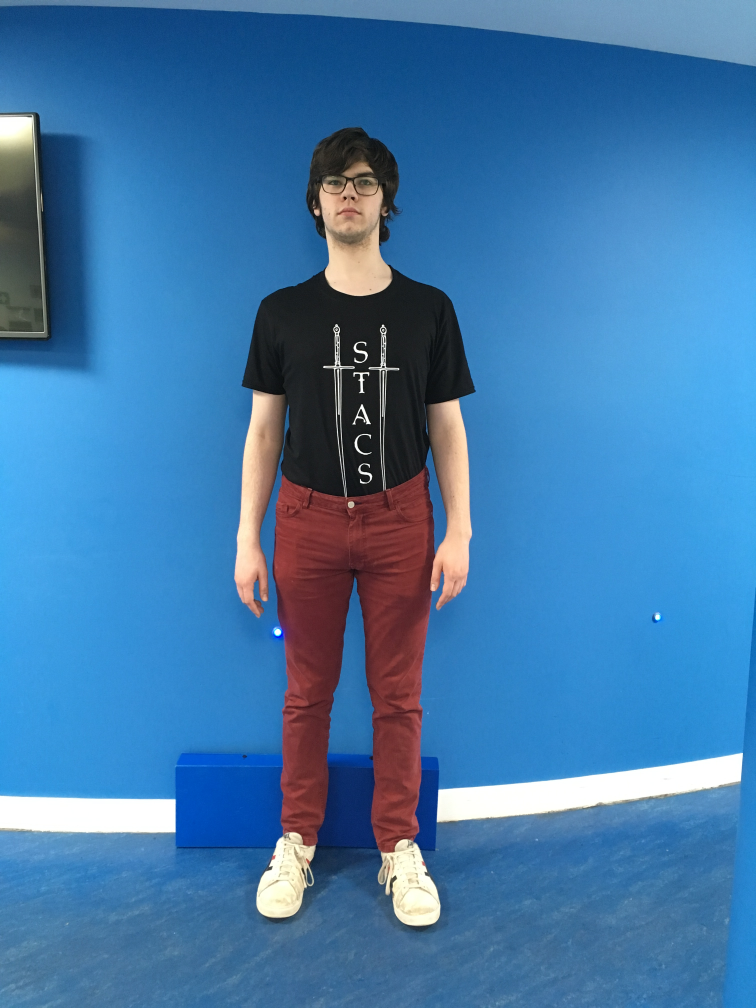
#> input picture raw_reference_images/ben_front6.JPG, 3024 x 4032 px (shown at 1/4 size)
$ python ai_measure.py
#> lines starting #> are read from the running program, lines starting #| are printed output that depends on the picture; after the words box and inside, x2 and y2 are one past the last pixel; in counts of white or black regions, pixels touching at a corner belong together
# import the necessary packages
import argparse
import cv2
import numpy as np
import signal
import json
import math

def box_area(x1, y1, x2,y2):
    return abs(y1-y2)*abs(x2-x1)

def make_measurements(frontpath, sidepath, name):
#> called with sidepath = '', name = 'Ben'
    img = cv2.imread(frontpath)
#> img is the input picture: shape (4032, 3024, 3); mean B, G, R 168.4, 119.9, 65.4

    scale_percent = 20  # percent of original size
    width = int(img.shape[1] * scale_percent / 100)
#> width = 604
    height = int(img.shape[0] * scale_percent / 100)
#> height = 806
    dim = (width, height)
#> dim = (604, 806)
    # resize image
    img = cv2.resize(img, dim, interpolation=cv2.INTER_AREA)
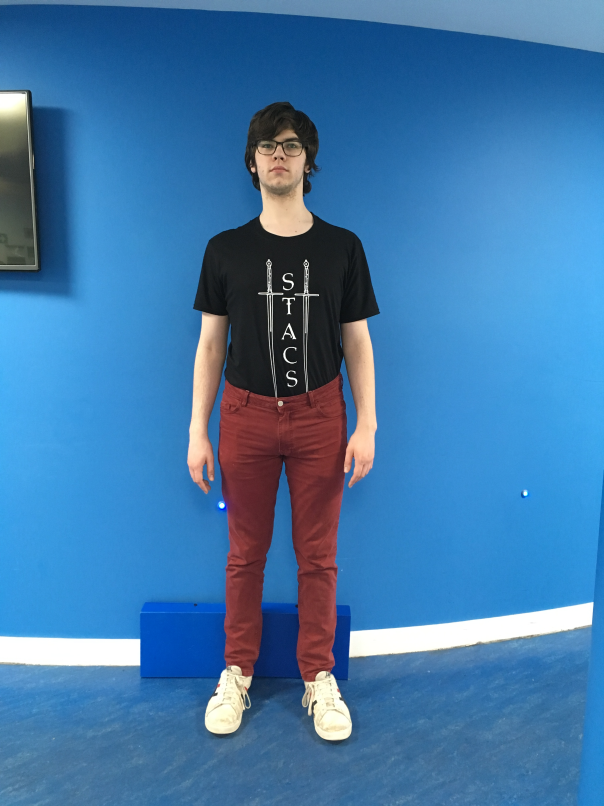
#> img: shape (806, 604, 3); mean B, G, R 168.4, 119.9, 65.4

    mask = make_mask(img)

    scale_percent = 20  # percent of original size
    width = int(mask.shape[1] * scale_percent / 100)
    height = int(mask.shape[0] * scale_percent / 100)
    print(str(width) + ", " + str(height))
    i = height
    while(i > 0):
        j = width
        while(mask[j, i] == 0):
            j -= 1
        cv2.circle(img, (j, i), 10, (0, 255-i, 0), 2)
        print("End: " + str(i) + ", " + str(j))

        show_progress(img)
        i-=1
    cv2.waitKey(0)

def make_mask(img):
    hog = cv2.HOGDescriptor()
    hog.setSVMDetector(cv2.HOGDescriptor_getDefaultPeopleDetector())


    show_progress(img)
    # cv2.waitKey(0)
    # ret,img = cv2.threshold(img,80,255,cv2.THRESH_BINARY)
    # cv2.waitKey(500)
    show_progress(img)

    boxes, weights = hog.detectMultiScale(img, winStride=(1, 1))
#> boxes = [[257, 506, 132, 264], [94, 45, 372, 744]]; weights = [0.32, 0.768]

    boxes = np.array([[x, y, x + w, y + h] for (x, y, w, h) in boxes])
#> boxes = [[257, 506, 389, 770], [94, 45, 466, 789]]

    largest_area = 0
    largest_index = 0
    curr_index = 0

    for (x1, y1, x2, y2) in boxes:
        if (box_area(x1, y1, x2, y2) > largest_area):
            largest_area = box_area(x1, y1, x2, y2)
            largest_index = curr_index
        curr_index += 1
#> this loop made 2 passes
#> (x1, y1, x2, y2, largest_area, largest_index, curr_index) on passes 1 to 2: (257, 506, 389, 770, 34848, 0, 1), (94, 45, 466, 789, 276768, 1, 2)
#> after the loop, curr_index = 2; largest_area = 276768; largest_index = 1

    print(boxes)
#| [[257 506 389 770]
#|  [ 94  45 466 789]]

    # for (xA, yA, xB, yB) in boxes:
    # display the detected boxes in the colour picture
    #   cv2.rectangle(img, (xA, yA), (xB, yB),(0, 255, 0), 2)

    # Get largest box
    x1 = boxes[largest_index][0]
#> x1 = 94
    y1 = boxes[largest_index][1]
#> y1 = 45
    x2 = boxes[largest_index][2]
#> x2 = 466
    y2 = boxes[largest_index][3]
#> y2 = 789

    show_progress(img)

    img = img[y1:y2, x1:x2]  # Crop based on largest box
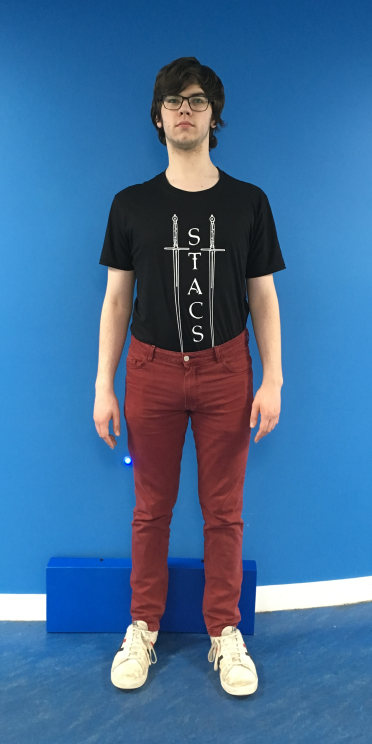
#> img: shape (744, 372, 3); mean B, G, R 151, 107.9, 65.4

    show_progress(img)
    # img[:, :, 0] = 0
    show_progress(img)

    # img = cv2.cvtColor(img, cv2.COLOR_RGB2GRAY)  # make greyscale

    height, width, other = img.shape
#> height = 744; width = 372; other = 3
    img = img[0:height, 0:int(width / 2)]
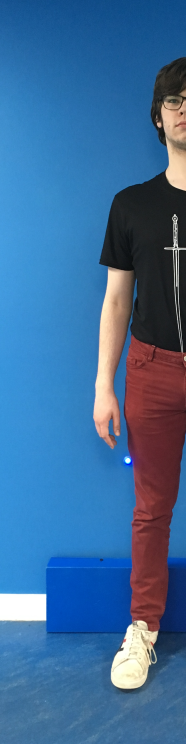
#> img: shape (744, 186, 3); mean B, G, R 153.3, 107.7, 62.2
    img = np.concatenate((img, np.fliplr(img)), 1)
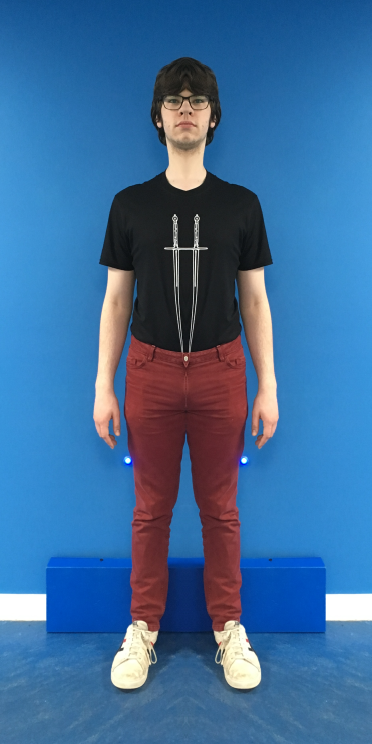
#> img: shape (744, 372, 3); mean B, G, R 153.3, 107.7, 62.2

    lower_blue = np.array([100, 0, 0])  ##[R value, G value, B value]
    upper_blue = np.array([255, 130, 110])
    mask = cv2.inRange(img, lower_blue, upper_blue)
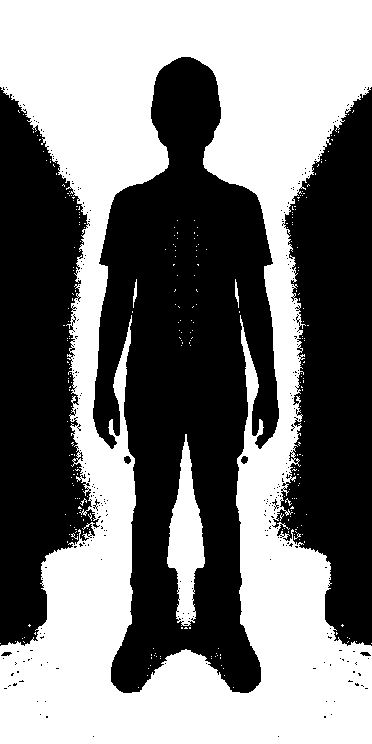
#> mask: shape (744, 372); 48.1% white; 277 white regions (273 under 20 px), largest, box (x1, y1, x2, y2) and area: (0, 0, 372, 744) 128752, (167, 434, 205, 626) 3762, (133, 279, 137, 308) 61, (235, 279, 239, 308) 61
    show_progress(mask)

    mask = mask[0:height, 0:int(width / 2)]
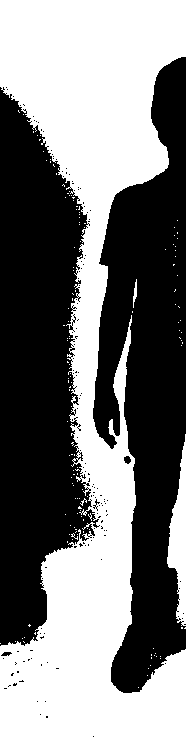
#> mask: shape (744, 186); 48.1% white; 140 white regions (137 under 20 px), largest, box (x1, y1, x2, y2) and area: (0, 0, 186, 744) 64376, (167, 434, 186, 626) 1881, (133, 279, 137, 308) 61
    # masked = cv2.line(masked, (int(width/2),0), (int(width/2), height), (255, 255, 255), thickness=5)
    # edges = cv2.bitwise_not(edges)
    return mask

def show_progress(img):
    cv2.imshow("Analysing...", img)

#make_measurements("../../raw_reference_images/carson_front1.JPG", "", "Carson")
make_measurements("../../raw_reference_images/ben_front6.JPG", "", "Ben")
#| 37, 148
#> after the loop in make_measurements, `while(i > 0):`:
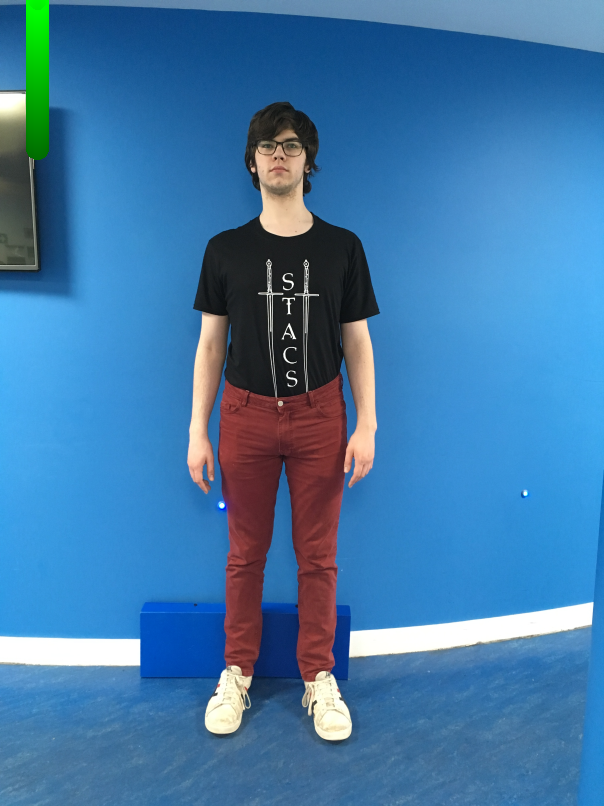
#> img: shape (806, 604, 3); 0.74% of pixels changed, all inside (x1, y1, x2, y2) = (26, 0, 49, 160)
#> after the loop in make_measurements, `while(i > 0):`: i = 0
#make_measurements("../../raw_reference_images/matthew_front1.JPG", "", "Matthew")


'''def rip():
    # img = cv2.rectangle(img, (0, height), (width, int(height / 13) * 11), (0, 0, 0), -1)

    # show_progress(img)
    # cv2.waitKey(0)

    edges = cv2.Canny(img, 100, 200)
    edges = cv2.dilate(edges, (8, 8), iterations=5)
    edges = cv2.filter2D(edges, -1, (20, 20))
    # show_progress(edges)
    # cv2.waitKey(0)

    contours, hierarchy = cv2.findContours(edges,
                                           cv2.RETR_EXTERNAL, cv2.CHAIN_APPROX_NONE)

    cv2.drawContours(img, contours, -1, (0, 255, 0), 3)
    # contours.append([int(width/2),0])
    # contours.append([int(width / 2), height])
    masked = np.zeros(img.shape)

    cv2.fillPoly(masked, pts=contours, color=(255, 0, 0))'''
